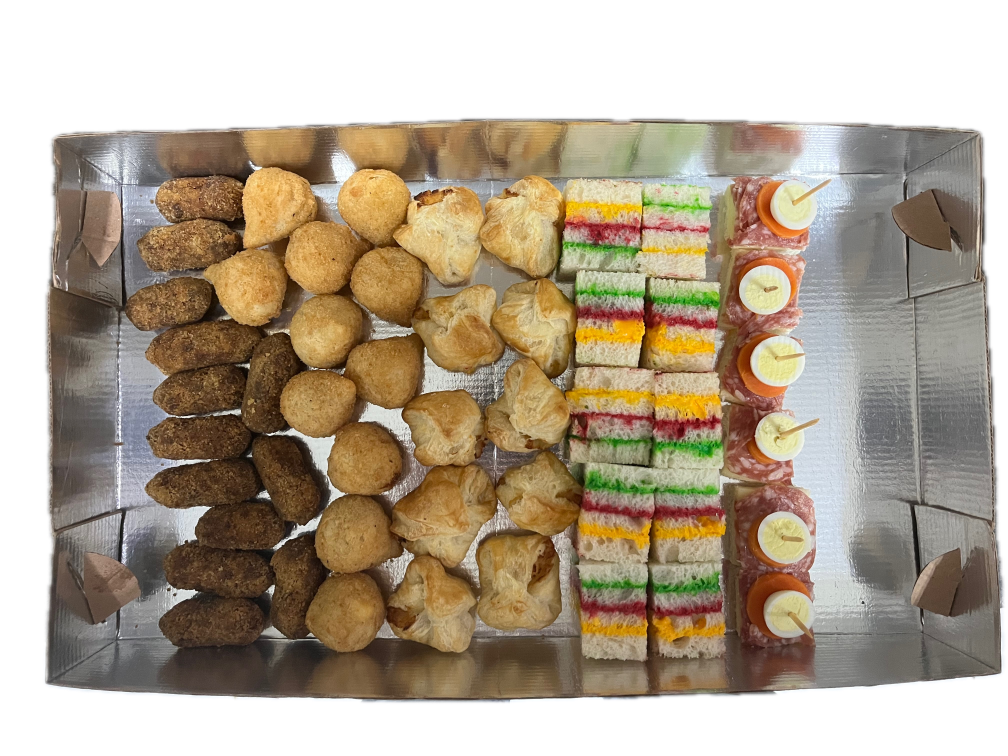
#> input picture dataset/trim/IMG_2426.jpeg, 4032 x 3024 px (shown at 1/4 size)
$ jupyter execute clasic-imx.ipynb
#> lines starting #> are read from the running program, lines starting #| are printed output that depends on the picture; after the words box and inside, x2 and y2 are one past the last pixel; in counts of white or black regions, pixels touching at a corner belong together
# Contagem de salgadinhos sortidos em caixas mistas

* **Vicente Knobel (202505144)**
* **Luiz Gustavo Coutinho Xavier (201905959)**

Neste notebook é apresentada a solução de um problema de visão computacional aplicado a indústria de alimentos, como requisitos para a disciplina **INE410121 - Visão Computacional**. O projeto consiste na aplicação de algoritmos clássicos de visão computacional e redes neurais artificiais para solução do problema de contagem de salgadinhos sortidos em caixas mistas. Em nossa melhor solução com o modelo pré-treinado YoLo v7, foi possível identificar corretamente diversas classes de salgadinhos em fotografias diversas de caixas, obtendo YY de acurácia em nosso dataset.

## Descrição do problema
O problema escolhido para atividade consiste na identificação de salgadinhos em caixas sortidas, adotando como exemplo encomendas de salgados produzidas por uma padaria local. Apesar de considerar a produção de um comércio específico, o problema estende-se a indústria de alimentos de modo geral, ao permitir a separação de encomendas de forma mais ágil assegurando controle de qualidade, especialmente em períodos de maior demanda de produção. Caixas sortidas são usualmente encomendadas com 4 ou 5 classes de salgados distintos, e possuem um tamanho padrão para conter um máximo de até 100 salgados. Para o escopo de problema definido neste trabalho, considera-se a existência das seguintes classes:

* Croquete de carne
* Coxinha de frango
* Empada folhada
* Sanduíche colorido
* Sanduíche aberto (canapé de salame com palito acima)
* Canudinho

É importante destacar a similaridade entre classes de salgadinhos no que diz respeito a sua cor e formato, o que representa um maior desafio na resolução do problema. Croquetes de carne apesar de majoritariamente marrons, possuem pigmentos pastéis da mesma cor das coxinhas devido a farinha utilizada em sua fabricação. Coxinhas e empadas também possuem grande similaridade de formato e cor.

As imagens do dataset se encontram disponíveis no diretório **/dataset**, totalizando 21 imagens. Diversas combinações de organizações com as seis classes de salgadinhos foram exploradas, incluindo organizações mais simples com somente uma classe. As imagens foram capturadas em alta resolução ($4032 \times 3024$) por uma câmera de celular

## Abordagem 1: segmentação simples
Como primeira solução, foi implementado um pipeline simples de processamento de imagem utilizando algoritmos clássicos de visão computacional com o objetivo de identificar uma classe de salgadinhos por vez. Cada uma das etapas é descrita como segue, seguido de sua respectiva implementação:

### 1.1. Inicialização e Carregamento de Imagem

Nesta primeira etapa são somente definidas algumas funções auxiliares para o carregamento e visualização de imagens. A função `load_image()` realiza a leitura de arquivos de imagem utilizando a biblioteca OpenCV e efetua a conversão do espaço de cores de BGR para RGB. A imagem original é armazenada nas variáveis globais `ORIGINAL_IMG` e `PIPELINE_IMG`, servindo como ponto de referência inicial para todas as operações subsequentes do pipeline de processamento. A função `show_2_images()` facilita a comparação lado a lado de duas imagens processadas, utiliza subplots do Matplotlib.

[cell 1]
from ipywidgets import interact, interact_manual
from matplotlib import pyplot as plt
import cv2
import numpy as np


def load_image(source):
#> called with source = 'dataset/trim/IMG_2426.jpeg'
    try:
        image = cv2.imread(source)
#> image is the input picture: shape (3024, 4032, 3); mean B, G, R 143.5, 162.7, 176.6
        image = cv2.cvtColor(image, cv2.COLOR_BGR2RGB)
        return image

    except Exception as e:
        print(f"could not load image, err: {e}")
        return None


def show_2_images(image1, image2, title1, title2):
    _, axes = plt.subplots(1, 2, figsize=(15, 7), sharex=True, sharey=True)
    ax = axes.ravel()

    ax[0].imshow(image1, cmap='gray')
    ax[0].set_title(title1)

    ax[1].imshow(image2, cmap='gray')
    ax[1].set_title(title2)

    for a in ax:
        a.set_axis_off()

    plt.tight_layout()
    plt.show()


IMAGE_PATH = 'dataset/trim/IMG_2426.jpeg'
ORIGINAL_IMG = load_image(IMAGE_PATH)
PIPELINE_IMG = ORIGINAL_IMG

### 1.2. Segmentação por Cor no Espaço HSV

A segmentação por cor constitui a etapa inicial de isolamento de regiões de interesse no pipeline. Esta implementação converte a imagem para o espaço de cor HSV, mais apropriado para segmentação baseada em tonalidade em comparação ao espaço RGB, e aplica operações de thresholding binárias definidas por limites inferiores e superiores de cada canal.

O método `cv2.inRange()` efetua o thresholding bidirecional, produzindo uma máscara binária onde pixels dentro do intervalo especificado recebem valor 255 (branco) e fora do intervalo recebem 0 (preto). Os limiares foram empiricamente calibrados para isolar a cor-alvo do objeto de interesse, neste caso correspondendo a tonalidades na faixa de marrom definida pelos valores `[8, 130, 10]` a `[24, 180, 140]`.

[cell 2]
def segment_by_color(image, lower_threshold, upper_threshold):
    global PIPELINE_IMG
    hsv_image = cv2.cvtColor(image, cv2.COLOR_RGB2HSV)
#> hsv_image: shape (3024, 4032, 3); mean H, S, V 20.6, 64.6, 178.1

    PIPELINE_IMG = cv2.inRange(hsv_image, lower_threshold, upper_threshold)
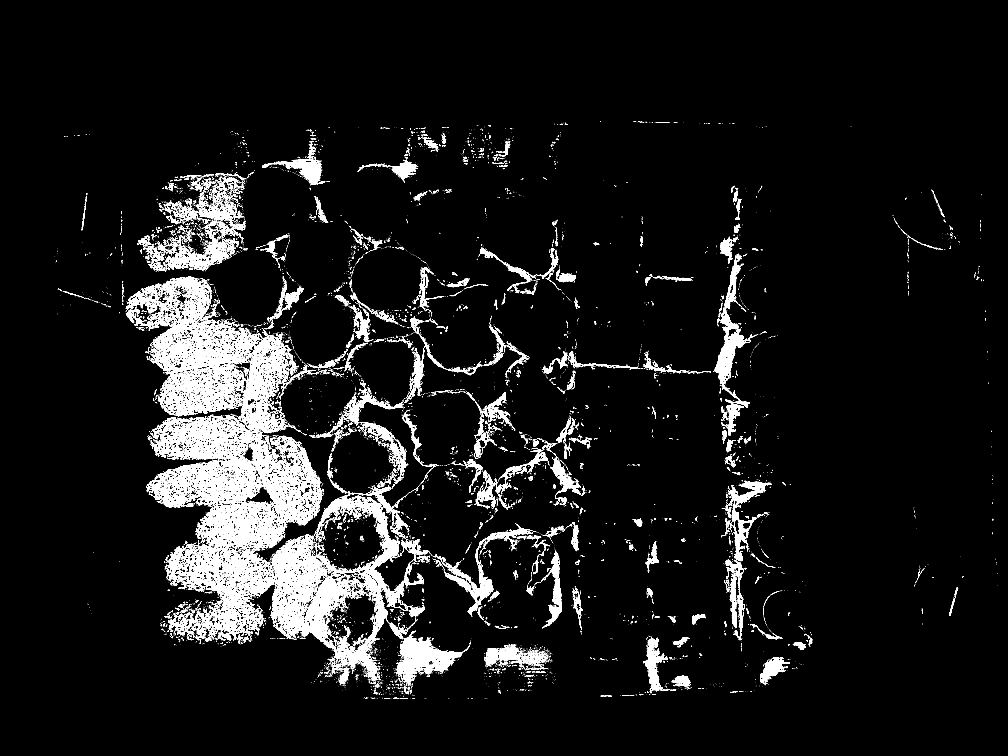
#> PIPELINE_IMG: shape (3024, 4032) (shown at 1/4 size); 6.7% white; 10222 white regions (9108 under 20 px), largest, box (x1, y1, x2, y2) and area: (586, 1659, 1699, 2726) 331390, (516, 1107, 1216, 1732) 133450, (2859, 1015, 2998, 1744) 22351
    #PIPELINE_IMG = cv2.bitwise_and(PIPELINE_IMG, image, mask=mask)

    show_2_images(image, PIPELINE_IMG, 'Input image', 'Segmented colors')
#> in show_2_images, `plt.show()`:
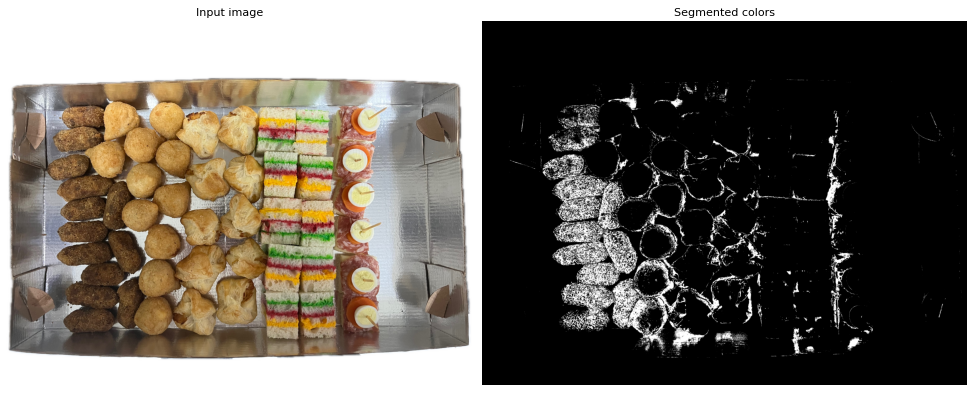
#> figure drawn by matplotlib, 2 panels


lower_t = np.array([8, 130, 10])
upper_t = np.array([24, 180, 140])

segment_by_color(PIPELINE_IMG, lower_t, upper_t)

### 1.3. Operações Morfológicas de Fechamento

A operação de fechamento (closing) é uma técnica de processamento morfológico que combina dilatação seguida de erosão, com o objetivo de preencher pequenas cavidades e remoção de ruído na máscara binária resultante da segmentação. Especificamente, a dilatação expande regiões brancas, preenchendo gaps internos, enquanto a erosão subsequente restaura a imagem ao tamanho original. O kernel estruturante define a vizinhança considerada na operação; neste caso, utiliza-se um kernel retangular $7 \times 7$.

[cell 3]
def apply_closing(image, kernel_size, iterations):
#> called with kernel_size = (7, 7), iterations = 1
    global PIPELINE_IMG

    gray_image = PIPELINE_IMG
    if len(image.shape) == 3:
        gray_image = cv2.cvtColor(image, cv2.COLOR_RGB2GRAY)

    kernel = cv2.getStructuringElement(cv2.MORPH_RECT, kernel_size)
    #PIPELINE_IMG = cv2.dilate(gray_image, kernel, iterations=iterations)
    #PIPELINE_IMG = cv2.erode(PIPELINE_IMG, kernel, iterations=iterations)
    PIPELINE_IMG = cv2.morphologyEx(gray_image, cv2.MORPH_CLOSE, kernel, iterations=iterations)
#> PIPELINE_IMG: shape (3024, 4032); 10.5% white; 2001 white regions (1561 under 20 px), largest, box (x1, y1, x2, y2) and area: (502, 1106, 1883, 2779) 869090, (550, 687, 1015, 1088) 81324, (2884, 1919, 3088, 2561) 30046

    show_2_images(image, PIPELINE_IMG, 'Input image', 'Eroded')
#> call 2 of show_2_images, with title1 = 'Input image', title2 = 'Eroded'
#> in show_2_images (call 2), `plt.show()`:
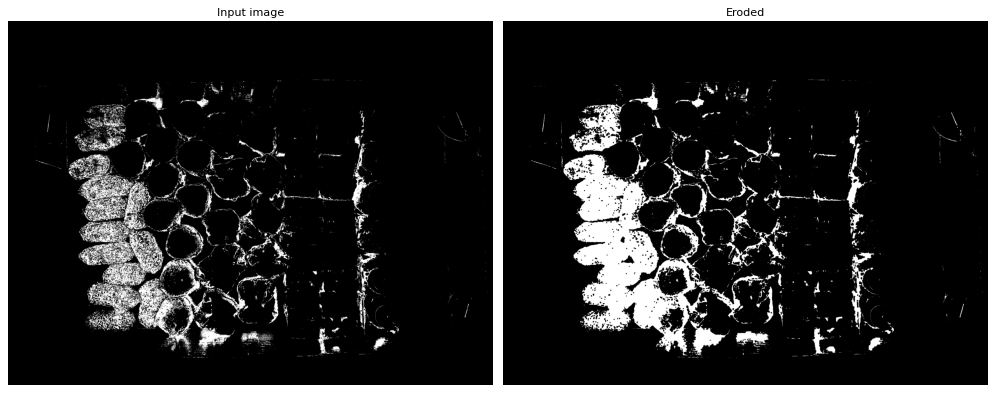
#> figure drawn by matplotlib, 2 panels


apply_closing(image=PIPELINE_IMG, kernel_size=(7,7), iterations=1)

### 1.4. Detecção de Bordas via Algoritmo de Canny

A detecção de bordas utilizando o algoritmo de Canny representa uma etapa crítica na identificação de contornos de objetos e estruturas. Este método aplica inicialmente um filtro bilateral `cv2.bilateralFilter()` para suavização seletiva com preservação de bordas, evitando tanto a amplificação de ruído quanto a atenuação excessiva de transições intensas. Os parâmetros do filtro (diâmetro=50, sigma de cor=90, sigma de espaço=90) foram calibrados para manter nitidez enquanto reduz artefatos de ruído.

O resultado é um mapa binário de bordas com precisão sub-pixel, onde apenas pixels que representam mudanças significativas de intensidade são ativados. Este mapa é essencial para operações subsequentes de detecção de formas geométricas, como a identificação de contornos e ajuste de elipses, sendo robusto a variações de escala e rotação.

Posteriormente, o algoritmo de Canny calcula-se o gradiente da imagem usando operadores Sobel, aplica-se supressão não-máxima para afinamento de bordas e aplica-se thresholding por histerese com dois níveis de threshold (15 para inferior, 45 para superior). Este duplo threshold reduz falsas detecções mantendo bordas fracas conectadas a bordas fortes, melhorando a continuidade dos contornos detectados.

[cell 4]
def apply_canny(image, threshold1, threshold2, apertureSize, L2gradient):
#> called with threshold1 = 15, threshold2 = 45, apertureSize = 3, L2gradient = True
    global PIPELINE_IMG

    gray_image = PIPELINE_IMG
    if len(image.shape) == 3:
        gray_image = cv2.cvtColor(image, cv2.COLOR_RGB2GRAY)

    blurred_image = cv2.bilateralFilter(gray_image, 50, 90, 90)
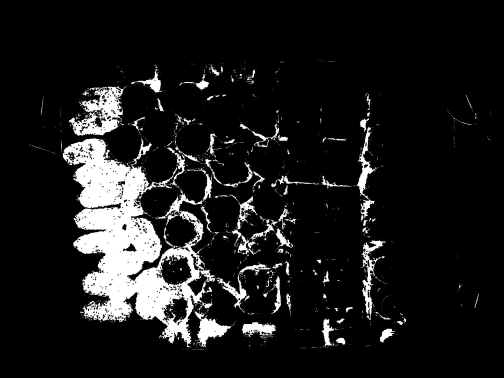
#> blurred_image: shape (3024, 4032) (shown at 1/8 size); min 0, max 255, mean 26.6
    #blurred_image = cv2.GaussianBlur(gray_image, (5, 5), 0)

    PIPELINE_IMG = cv2.Canny(blurred_image, threshold1=threshold1, threshold2=threshold2, apertureSize=apertureSize, L2gradient=L2gradient)
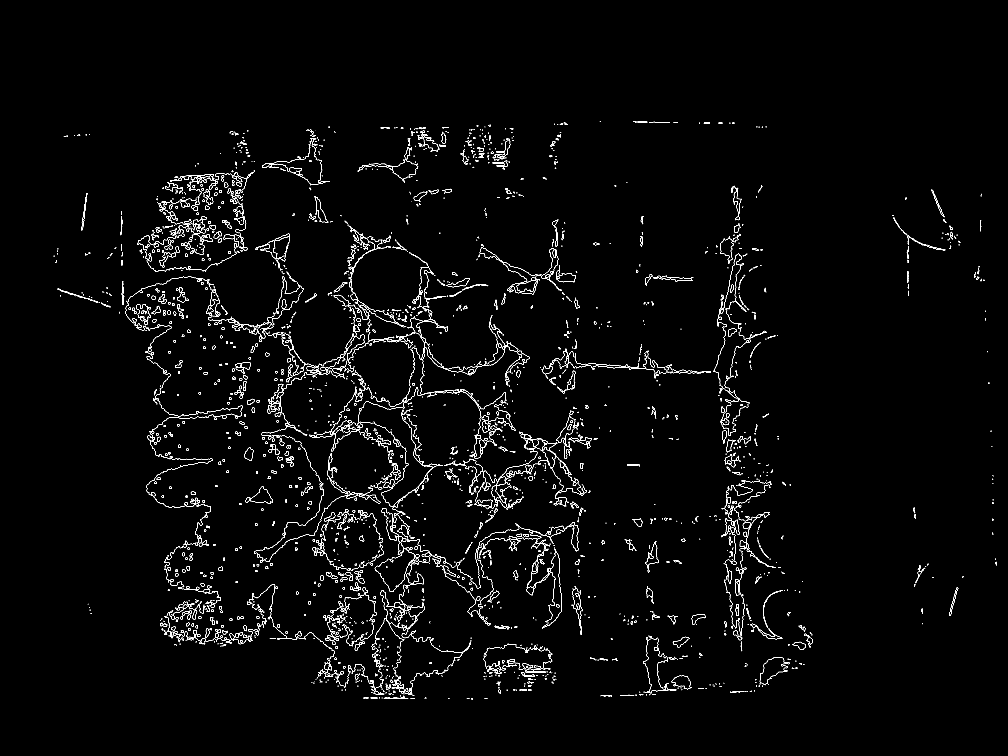
#> PIPELINE_IMG: shape (3024, 4032) (shown at 1/4 size); 1.1% white in thin lines or dots, all inside (x1, y1, x2, y2) = (215, 484, 3987, 2797)

    show_2_images(image, PIPELINE_IMG, 'Input image', 'Canny edges')


# NOTE: Original image best with gaussian blurred at 65/195 or bilaterealFilter at 15/45
#apply_canny(image=ORIGINAL_IMG, threshold1=15, threshold2=45, apertureSize=3, L2gradient=True)

apply_canny(image=PIPELINE_IMG, threshold1=15, threshold2=45, apertureSize=3, L2gradient=True)

### 1.5. Detecção e Contagem de Elipses

Esta seção implementa duas abordagens complementares para detecção de elipses, cada uma com características distintas de robustez e eficiência computacional. A primeira abordagem utiliza a Transformada de Hough para elipses (`hough_ellipse`), método robusto baseado em votação acumulativa em espaço paramétrico. Este método verifica múltiplas combinações de parâmetros da elipse (centro, semieixos maior/menor, orientação) e acumula votos para configurações coerentes com a imagem. Embora seja altamente robusto a oclusões parciais e ruído, apresenta elevado custo computacional, com complexidade que cresce exponencialmente com a dimensionalidade do espaço de parâmetros.

Esta segunda abordagem demonstra eficiência computacional significativamente superior, apresentando complexidade linear com o número de contornos e operações locais de ajuste. Consequentemente, é preferível para aplicações em tempo real, processamento de imagens de grande resolução ou quando o número de elipses esperadas é moderado. Ambas as implementações marcam as elipses detectadas com contornos verdes na imagem de saída.

A segunda abordagem, implementada em `count_ellipses_contours()`, emprega análise sequencial de contornos com ajuste de elipses via mínimos quadrados. O método detecta contornos na imagem binária, e para cada contorno com número suficiente de pontos, ajusta-se uma elipse utilizando `cv2.fitEllipse()`. Os candidatos são então filtrados mediante critérios geométricos rigorosos: (i) área mínima, (ii) razão entre área do contorno e área da elipse ajustada, e (iii) razão entre semieixos da elipse, rejeitando formas muito alongadas ou muito pequenas.

[cell 5]
from skimage.transform import hough_ellipse
from skimage.draw import ellipse_perimeter


# [30 lines left out: function count_ellipses_hough, not called in this run]


def count_ellipses_contours(image, area_min=500, area_ratio_tol=0.9, axis_ratio_max=5.0):
#> called with area_min = 500, area_ratio_tol = 0.9, axis_ratio_max = 5
    global PIPELINE_IMG
    if image is None:
        return 0, None

    _, th = cv2.threshold(image, 127, 255, cv2.THRESH_BINARY)
    contours, _ = cv2.findContours(th, cv2.RETR_EXTERNAL, cv2.CHAIN_APPROX_SIMPLE)
#> contours = 2711 contours, 1815 with area under 20; largest, box (x1, y1, x2, y2) and area: (983, 1946, 1092, 2016) 3437, (1401, 1171, 1594, 1299) 3397, (2684, 2702, 2767, 2758) 2662, (2581, 2167, 2636, 2290) 2318, (2067, 1122, 2145, 1168) 2271

    out = cv2.cvtColor(image, cv2.COLOR_GRAY2RGB)
    #mask = np.zeros_like(image)

    count = 0
    for cnt in contours:
        area = cv2.contourArea(cnt)
        if area < area_min or len(cnt) < 5:
            continue

        ellipse = cv2.fitEllipse(cnt)
        (MA, ma) = ellipse[1]
        a = max(MA, ma) / 2.0
        b = min(MA, ma) / 2.0
        ellipse_area = np.pi * a * b
        if ellipse_area <= 0:
            continue

        area_ratio = area / ellipse_area
        axis_ratio = (MA / ma) if ma > 0 else 999

        if area_ratio >= area_ratio_tol and axis_ratio <= axis_ratio_max:
            cv2.ellipse(out, ellipse, (0,255,0), 2)
            #cv2.drawContours(mask, [cnt], -1, 255, -1)
            count += 1
#> this loop made 2711 passes
#> area on passes 5, 9, 10: 30.5, 52, 26
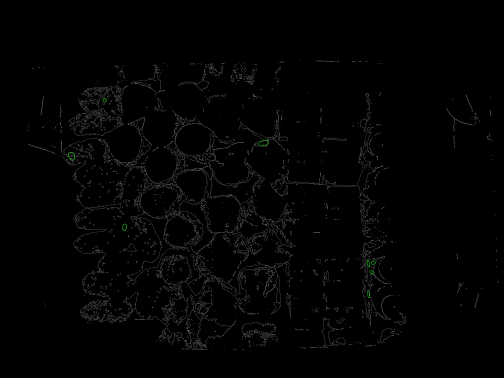
#> out: shape (3024, 4032, 3) (shown at 1/8 size); mean B, G, R 2.8, 2.8, 2.8
#> after the loop, count = 8

    return count, out


# executed for 14min and nothing, too slow!
#count = count_ellipses_hough(PIPELINE_IMG)


count, out = count_ellipses_contours(PIPELINE_IMG)
#> count = 8
show_2_images(PIPELINE_IMG, out, 'A', 'B')

print('detected:', count)
#| detected: 8

### 1.6. Visualização de Características Utilizando Histograma de Gradientes Orientados (HoG)

O Histograma de Gradientes Orientados (HoG) constitui um descritor de características robusto capaz de capturar informações estruturais, morfológicas e de textura da imagem. Este método divide a imagem em células não-sobrepostas (neste caso, $16 \times 16$ pixels), computa histogramas de orientações de gradientes para cada célula em 8 direções equiespaçadas, normalizando posteriormente os blocos compostos por células adjacentes. A normalização por bloco reduz a dependência a variações de iluminação, aumentando invariância a mudanças de contraste.

O método é amplamente utilizado em reconhecimento de objetos, detecção de pedestres, classificação de padrões e outras tarefas de visão computacional moderna, servindo tanto como descritor para aprendizado de máquina quanto para análise interpretável de conteúdo visual. No contexto deste pipeline, a visualização HoG permite validar visualmente a qualidade das transformações anteriores e a relevância das características estruturais detectadas.

A visualização HoG produz uma representação que enfatiza estruturas e bordas dominantes presentes na imagem, onde as orientações de gradiente predominantes em cada região são visualizadas como linhas ou vetores. Esta representação é particularmente útil para compreensão qualitativa das características principais da imagem e validação de processamentos anteriores, permitindo identificar regiões de alta atividade estrutural versus regiões homogêneas.

[cell 6]
from skimage.feature import hog


def apply_hog(image, cell_size):
#> called with cell_size = 16
    global PIPELINE_IMG

    gray_image = PIPELINE_IMG
    channel_axis = None
    if len(image.shape) == 3:
        gray_image = cv2.cvtColor(image, cv2.COLOR_RGB2GRAY)
        channel_axis = -1

    _, PIPELINE_IMG = hog(gray_image, orientations=8, pixels_per_cell=(cell_size, cell_size),
        cells_per_block=(1, 1), visualize=True, channel_axis=channel_axis)
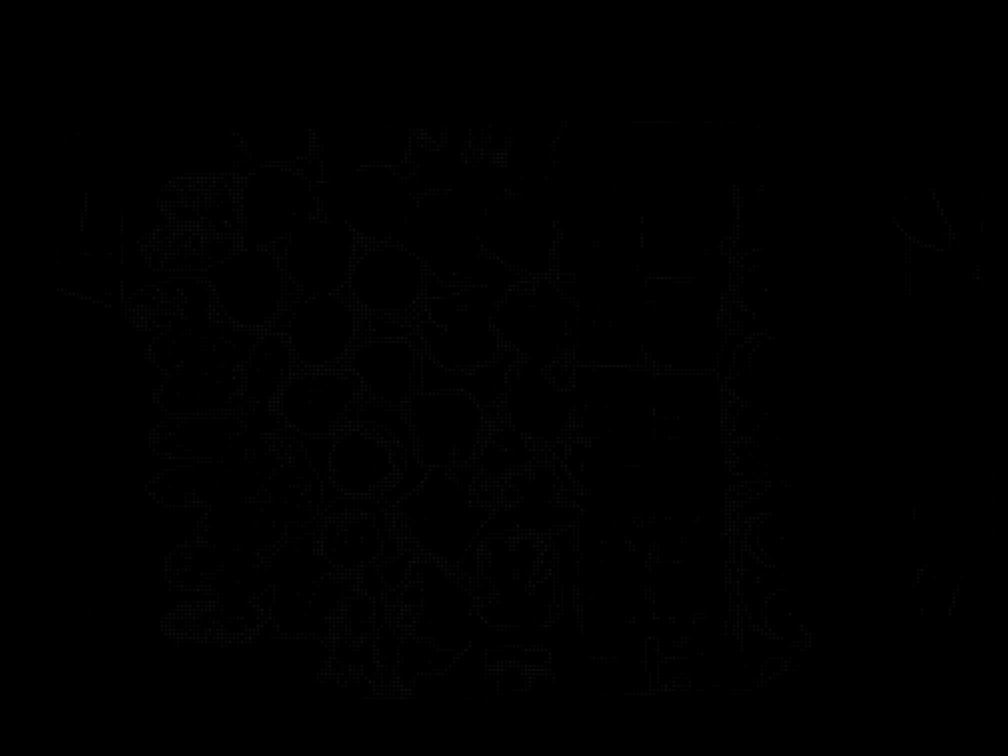
#> PIPELINE_IMG: shape (3024, 4032) float64 (shown at 1/4 size); min 0, max 106.7, mean 0.4

    show_2_images(image, PIPELINE_IMG, 'Input image', 'HoG')


apply_hog(PIPELINE_IMG, 16)
